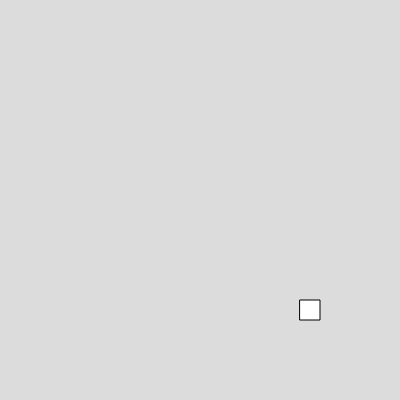
Frame 1 (no input)
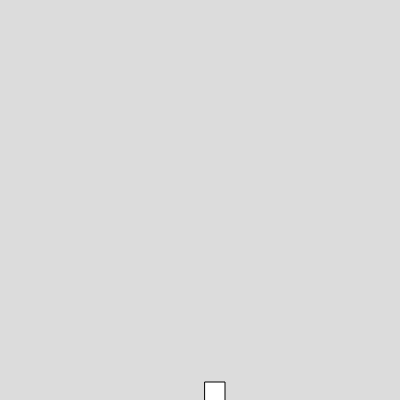
Frame 60 (no input)
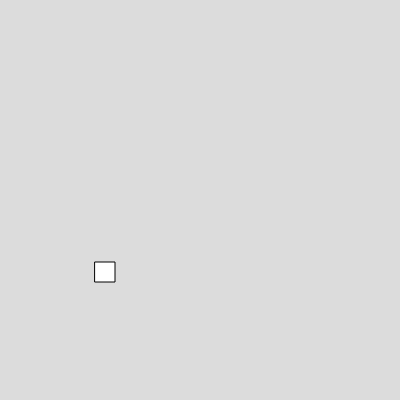
Frame 120 (the mouse pressed at the canvas centre since frame 60)

The p5.js sketch that drew these frames (run headless with seeded random() and noise() and a simulated clock; from frame 60 on, the mouse is pressed at the canvas centre):

// p5.js sketch
// ── sketch.js
var box1
function setup() 
{
  createCanvas(400, 400);
  box1 = new Box(300,300,20,20,5,2)
}

function draw() 
{
  background(220);
  box1.show()
  box1.move()
  box1.bounce()
  
}


// ── box.js
class Box
  {
    constructor(x,y,w,h,vx,vy)
    {
      this.x =x;
      this.y =y;
      this.w =w;
      this.h = h;
      this.vx = vx;
      this.vy = vy;
    }
    
    show()
    {
      rect(this.x,this.y,this.w,this.h)
    }
    
    move()
    {
      this.x = this.x+this.vx;
      this.y = this.y+this.vy;
    }
    bounce()
    {
     if(this.x>=width||this.x<=0)
     {
     this.vx=-this.vx
     }
     if(this.y>=height||this.y<=0)
     {
     this.vy=-this.vy
     }
    }

  }

  
